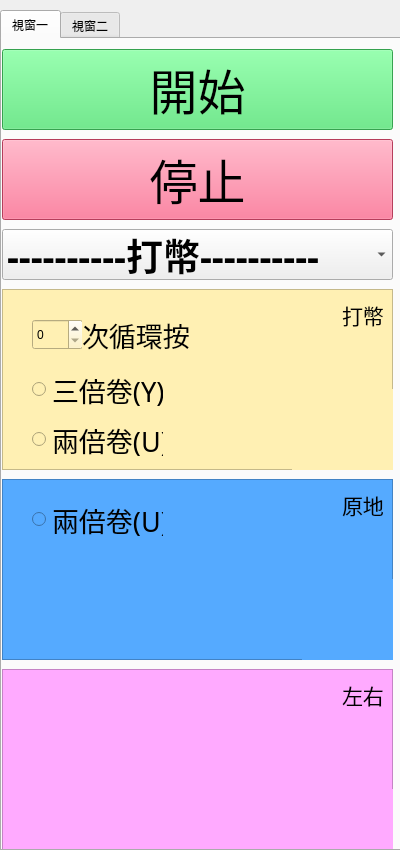
<?xml version="1.0" encoding="UTF-8"?>
<ui version="4.0">
 <class>MainWindow</class>
 <widget class="QMainWindow" name="MainWindow">
  <property name="geometry">
   <rect>
    <x>0</x>
    <y>0</y>
    <width>400</width>
    <height>850</height>
   </rect>
  </property>
  <property name="windowTitle">
   <string>MainWindow</string>
  </property>
  <widget class="QWidget" name="centralwidget">
   <widget class="QTabWidget" name="tabWidget">
    <property name="geometry">
     <rect>
      <x>0</x>
      <y>10</y>
      <width>401</width>
      <height>841</height>
     </rect>
    </property>
    <property name="font">
     <font>
      <family>Agency FB</family>
      <pointsize>9</pointsize>
     </font>
    </property>
    <property name="currentIndex">
     <number>0</number>
    </property>
    <widget class="QWidget" name="tab">
     <attribute name="title">
      <string>視窗一</string>
     </attribute>
     <widget class="QPushButton" name="pushButton">
      <property name="geometry">
       <rect>
        <x>0</x>
        <y>10</y>
        <width>391</width>
        <height>81</height>
       </rect>
      </property>
      <property name="font">
       <font>
        <family>Agency FB</family>
        <pointsize>36</pointsize>
       </font>
      </property>
      <property name="styleSheet">
       <string notr="true">background-color: rgb(75, 227, 111);</string>
      </property>
      <property name="text">
       <string>開始</string>
      </property>
      <property name="icon">
       <iconset>
        <normaloff>picture/icon/1.ico</normaloff>picture/icon/1.ico</iconset>
      </property>
      <property name="iconSize">
       <size>
        <width>50</width>
        <height>50</height>
       </size>
      </property>
     </widget>
     <widget class="QPushButton" name="pushButton_2">
      <property name="geometry">
       <rect>
        <x>0</x>
        <y>100</y>
        <width>391</width>
        <height>81</height>
       </rect>
      </property>
      <property name="font">
       <font>
        <family>Agency FB</family>
        <pointsize>36</pointsize>
       </font>
      </property>
      <property name="styleSheet">
       <string notr="true">background-color: rgb(255, 85, 127);</string>
      </property>
      <property name="text">
       <string>停止</string>
      </property>
      <property name="icon">
       <iconset>
        <normaloff>picture/icon/2.ico</normaloff>picture/icon/2.ico</iconset>
      </property>
      <property name="iconSize">
       <size>
        <width>50</width>
        <height>50</height>
       </size>
      </property>
     </widget>
     <widget class="QFrame" name="frame">
      <property name="geometry">
       <rect>
        <x>0</x>
        <y>250</y>
        <width>391</width>
        <height>181</height>
       </rect>
      </property>
      <property name="styleSheet">
       <string notr="true">background-color: rgb(255, 240, 179);</string>
      </property>
      <property name="frameShape">
       <enum>QFrame::StyledPanel</enum>
      </property>
      <property name="frameShadow">
       <enum>QFrame::Raised</enum>
      </property>
      <widget class="QLabel" name="label">
       <property name="geometry">
        <rect>
         <x>290</x>
         <y>100</y>
         <width>101</width>
         <height>81</height>
        </rect>
       </property>
       <property name="text">
        <string/>
       </property>
       <property name="pixmap">
        <pixmap>picture/icon/4.png</pixmap>
       </property>
       <property name="scaledContents">
        <bool>true</bool>
       </property>
      </widget>
      <widget class="QRadioButton" name="radioButton">
       <property name="geometry">
        <rect>
         <x>30</x>
         <y>130</y>
         <width>131</width>
         <height>41</height>
        </rect>
       </property>
       <property name="font">
        <font>
         <family>Agency FB</family>
         <pointsize>20</pointsize>
        </font>
       </property>
       <property name="text">
        <string>兩倍卷(U)</string>
       </property>
      </widget>
      <widget class="QRadioButton" name="radioButton_2">
       <property name="geometry">
        <rect>
         <x>30</x>
         <y>80</y>
         <width>131</width>
         <height>41</height>
        </rect>
       </property>
       <property name="font">
        <font>
         <family>Agency FB</family>
         <pointsize>20</pointsize>
        </font>
       </property>
       <property name="text">
        <string>三倍卷(Y)</string>
       </property>
      </widget>
      <widget class="QSpinBox" name="spinBox">
       <property name="geometry">
        <rect>
         <x>30</x>
         <y>30</y>
         <width>51</width>
         <height>31</height>
        </rect>
       </property>
       <property name="maximum">
        <number>999</number>
       </property>
      </widget>
      <widget class="QLabel" name="label_4">
       <property name="geometry">
        <rect>
         <x>80</x>
         <y>30</y>
         <width>111</width>
         <height>31</height>
        </rect>
       </property>
       <property name="font">
        <font>
         <family>Agency FB</family>
         <pointsize>20</pointsize>
        </font>
       </property>
       <property name="text">
        <string>次循環按</string>
       </property>
      </widget>
      <widget class="QLabel" name="label_5">
       <property name="geometry">
        <rect>
         <x>340</x>
         <y>10</y>
         <width>41</width>
         <height>31</height>
        </rect>
       </property>
       <property name="font">
        <font>
         <family>Agency FB</family>
         <pointsize>16</pointsize>
        </font>
       </property>
       <property name="text">
        <string>打幣</string>
       </property>
      </widget>
     </widget>
     <widget class="QFrame" name="frame_2">
      <property name="geometry">
       <rect>
        <x>0</x>
        <y>440</y>
        <width>391</width>
        <height>181</height>
       </rect>
      </property>
      <property name="styleSheet">
       <string notr="true">background-color: rgb(85, 170, 255);</string>
      </property>
      <property name="frameShape">
       <enum>QFrame::StyledPanel</enum>
      </property>
      <property name="frameShadow">
       <enum>QFrame::Raised</enum>
      </property>
      <widget class="QLabel" name="label_2">
       <property name="geometry">
        <rect>
         <x>300</x>
         <y>100</y>
         <width>91</width>
         <height>81</height>
        </rect>
       </property>
       <property name="text">
        <string/>
       </property>
       <property name="pixmap">
        <pixmap>picture/icon/7.png</pixmap>
       </property>
       <property name="scaledContents">
        <bool>true</bool>
       </property>
      </widget>
      <widget class="QLabel" name="label_6">
       <property name="geometry">
        <rect>
         <x>340</x>
         <y>10</y>
         <width>41</width>
         <height>31</height>
        </rect>
       </property>
       <property name="font">
        <font>
         <family>Agency FB</family>
         <pointsize>16</pointsize>
        </font>
       </property>
       <property name="text">
        <string>原地</string>
       </property>
      </widget>
      <widget class="QRadioButton" name="radioButton_3">
       <property name="geometry">
        <rect>
         <x>30</x>
         <y>20</y>
         <width>131</width>
         <height>41</height>
        </rect>
       </property>
       <property name="font">
        <font>
         <family>Agency FB</family>
         <pointsize>20</pointsize>
        </font>
       </property>
       <property name="text">
        <string>兩倍卷(U)</string>
       </property>
      </widget>
     </widget>
     <widget class="QFrame" name="frame_3">
      <property name="geometry">
       <rect>
        <x>0</x>
        <y>630</y>
        <width>391</width>
        <height>181</height>
       </rect>
      </property>
      <property name="styleSheet">
       <string notr="true">background-color: rgb(255, 170, 255);</string>
      </property>
      <property name="frameShape">
       <enum>QFrame::StyledPanel</enum>
      </property>
      <property name="frameShadow">
       <enum>QFrame::Raised</enum>
      </property>
      <widget class="QLabel" name="label_3">
       <property name="geometry">
        <rect>
         <x>310</x>
         <y>120</y>
         <width>81</width>
         <height>61</height>
        </rect>
       </property>
       <property name="text">
        <string/>
       </property>
       <property name="pixmap">
        <pixmap>picture/icon/8.png</pixmap>
       </property>
       <property name="scaledContents">
        <bool>true</bool>
       </property>
      </widget>
      <widget class="QLabel" name="label_7">
       <property name="geometry">
        <rect>
         <x>340</x>
         <y>10</y>
         <width>41</width>
         <height>31</height>
        </rect>
       </property>
       <property name="font">
        <font>
         <family>Agency FB</family>
         <pointsize>16</pointsize>
        </font>
       </property>
       <property name="text">
        <string>左右</string>
       </property>
      </widget>
     </widget>
     <widget class="QComboBox" name="comboBox">
      <property name="geometry">
       <rect>
        <x>0</x>
        <y>190</y>
        <width>391</width>
        <height>51</height>
       </rect>
      </property>
      <property name="font">
       <font>
        <pointsize>28</pointsize>
        <weight>75</weight>
        <bold>true</bold>
       </font>
      </property>
      <property name="layoutDirection">
       <enum>Qt::LeftToRight</enum>
      </property>
      <item>
       <property name="text">
        <string>----------打幣----------</string>
       </property>
      </item>
      <item>
       <property name="text">
        <string>----------原地----------</string>
       </property>
      </item>
      <item>
       <property name="text">
        <string>----------左右----------</string>
       </property>
      </item>
     </widget>
    </widget>
    <widget class="QWidget" name="tab_2">
     <attribute name="title">
      <string>視窗二</string>
     </attribute>
    </widget>
   </widget>
  </widget>
 </widget>
 <resources/>
 <connections/>
</ui>
